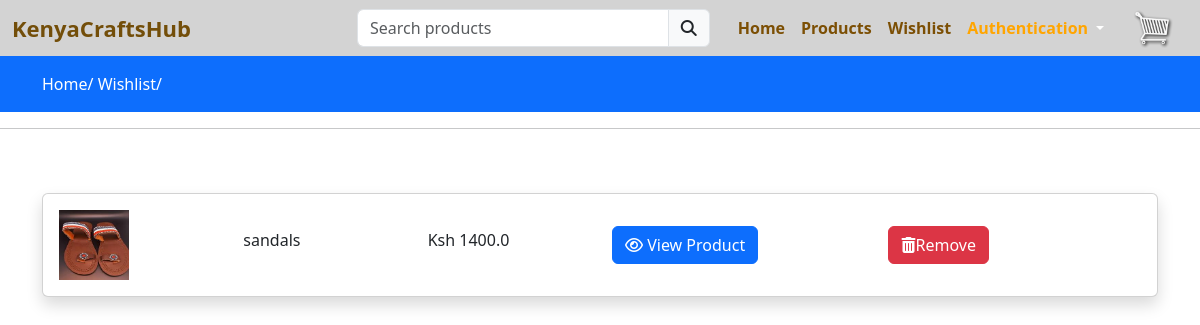
Screenshot of /wishlist/ (signed in) with the database file from the repository.
### hub/models.py (models this page shows, shortened)
class Wishlist(models.Model):
    user = models.ForeignKey(User, on_delete=models.CASCADE)
    product = models.ForeignKey(Product, on_delete=models.CASCADE)
    created = models.DateTimeField(auto_now_add=True)

class Product(models.Model):
    category = models.ForeignKey(Category, on_delete=models.CASCADE)
    slug = models.CharField(max_length=150, null=False, blank=False)
    name = models.CharField(max_length=150, null=False, blank=False)
    image = models.ImageField(null=False, blank=False)
    small_description = models.TextField(max_length=500, null=False, blank=False)
    quantity = models.IntegerField(null=True, blank=True)
    description = models.TextField(max_length=2000, null=False, blank=False)
    price = models.FloatField(null=False, blank=False)
    status = models.BooleanField(default=False, help_text="0=default, 1=Hidden")
    trending = models.BooleanField(default=False, help_text="0=default, 1=Trending")
    tag = models.CharField(max_length=150, null=False, blank=False)
    meta_title = models.CharField(max_length=150, null=False, blank=False)
    meta_keywords = models.CharField(max_length=150, null=False, blank=False)
    meta_description = models.CharField(max_length=150, null=False, blank=False)
    created_at = models.DateTimeField(auto_now_add=True)

### hub/wishlist.py (the view)
# urls.py: path('wishlist/',wishlist.index, name='wishlist'),
@login_required(login_url='login')
def index(request):
    wishlist = Wishlist.objects.filter(user=request.user)
    context ={'wishlist':wishlist}
    return render(request,'store/products/wishlist.html',context)

### templates/store/products/wishlist.html (shortened to what this page needs)
{% extends 'store/layouts/main.html' %}
{% load static %}
{% block content %}
<div class="py-3 bg-primary">
    <div class="container">
        <a class="text-white" href="{% url 'home' %}">Home/</a>
        <a class="text-white" href="{% url 'wishlist' %}">Wishlist/</a>
    </div>
</div>
<hr>
<div class="py-5">
    <div class="container">
        <div class="row">
        <div class="col-md-12">
            <div class="card shadow">
                <div class="card-body wishlistdata">
                {% if wishlist %}
                    {% for item in wishlist %}
                    <div class="row product_data">
                        <div class="col-md-2 my-auto">
                            <img src="{{ item.product.image.url}}" height="70px" width="70px" alt="">
                        </div>
                        <div class="col-md-2 my-auto">
                            <h6>{{ item.product.name }}</h6>
                        </div>
                        <div class="col-md-2 my-auto">
                            <h6>Ksh {{ item.product.price }}</h6>
                        </div>
                        <div class="col-md-3 my-auto">
                            <a href="{% url 'productview' item.product.category.slug item.product.slug %}" class="btn btn-primary">
                                <i class="fa fa-eye"></i> View Product
                            </a>
                        </div>
                            <div class="col-md-2 my-auto">
                                <button class="btn btn-danger delete-wishlist-item"><i class="fa fa-trash"></i>Remove</button>
                            </div>
                    </div>
                    {% endfor %}
                {% else  %}
                    <p>your wishlist is empty</p>
                {% endif %}
            </div>
        </div>
    </div>
    </div>
</div>
</div>
{% endblock %}

### templates/store/layouts/main.html (style rules this page uses)
a { text-decoration: none; }

### rows the page displays
Wishlist: product.image (picture), product.name "sandals", product.price "1400.0"
